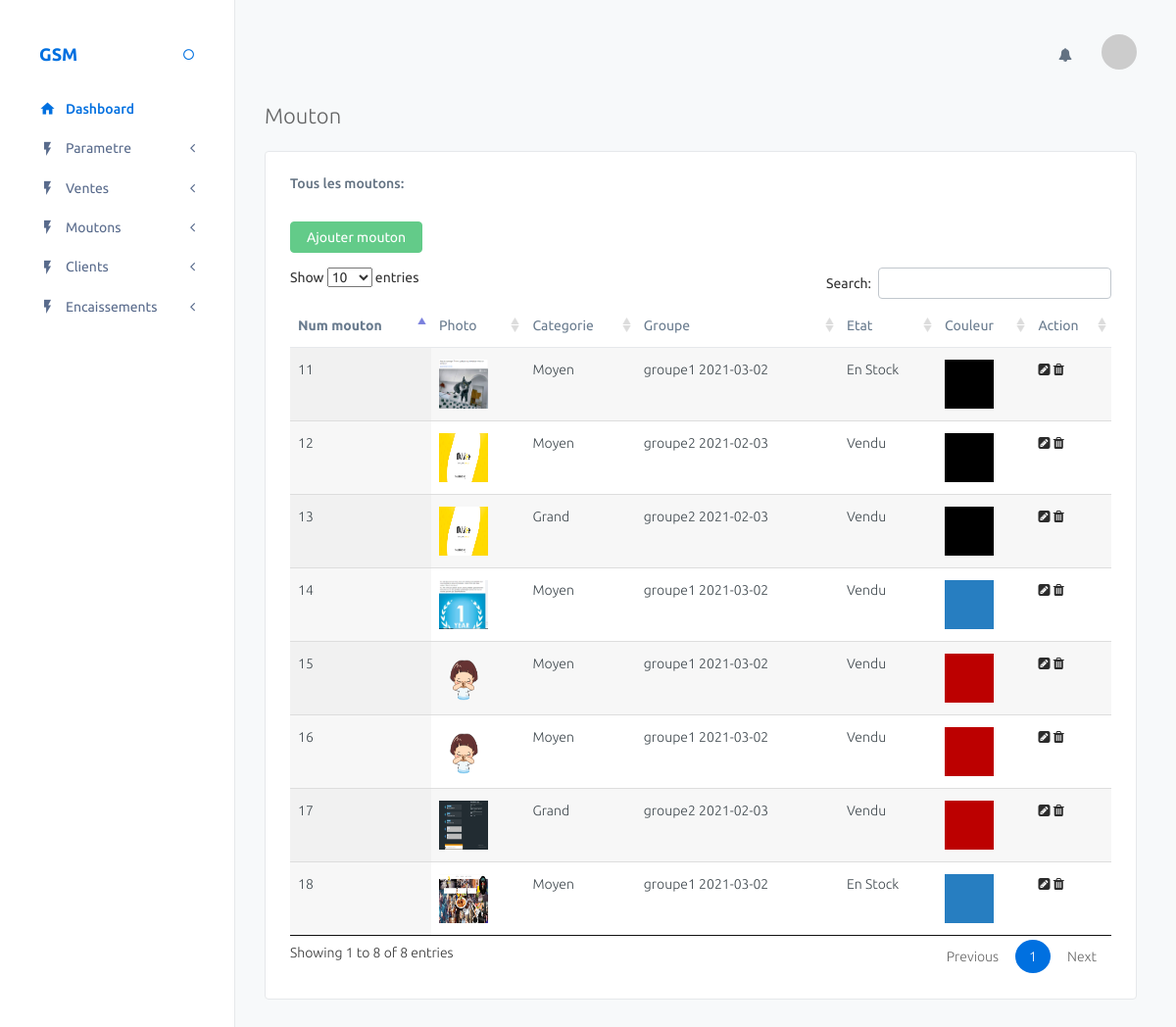
The page /mouton/ on the database its author committed.
### Achat/models.py (models this page shows, shortened)
class Mouton(models.Model):
	num = models.IntegerField(null=True,blank=True)
	categorie  = models.ForeignKey(Categorie , on_delete=models.SET_NULL,default= 1 , null = True, blank=True)
	groupe  = models.ForeignKey(Groupe , on_delete=models.SET_NULL,  null = True, blank=True)
	etat = models.CharField(default = 'En Stock',max_length=250, null=True,blank=True)
	couleur = models.CharField(max_length=250, null=True,blank=True)
	photo = models.ImageField(upload_to='photos/mouton' , blank=True )

class Categorie(models.Model):
	designation = models.CharField(max_length=250, null=True,blank=True)
	description = models.CharField(max_length=250, null=True,blank=True)
	def __str__(self):
		return self.designation

class Groupe(models.Model):
	designation = models.CharField(max_length=250, null=True,blank=True)
	nb_mouton_acheter = models.IntegerField(default = 0 ,null=True,blank=True )
	nb_mouton_vendu = models.IntegerField(default = 0 ,null=True,blank=True )
	prix_achat = models.IntegerField(default = 0 ,null=True,blank=True )
	date_achat =  models.DateField()
	lieux_achat =  models.CharField(max_length=250, null=True,blank=True)
	def __str__(self):
		return f'{self.designation} {self.date_achat}'

### Achat/views.py (the view)
# urls.py: path('mouton/', tous_moutons , name='tous_moutons'),
def tous_moutons(request):
	template_name = 'tous_moutons.html'
	moutons = Mouton.objects.all()
	args = {'moutons':moutons}
	return render(request , template_name , args)

### Achat/templates/tous_moutons.html (shortened to what this page needs)
{% extends "base/base.html" %}
{% load static %}
{% block link %}
        <link href="{% static 'assets/plugins/datatables/css/jquery.datatables.min.css' %}" rel="stylesheet" type="text/css"/>
        <link href="{% static 'assets/plugins/datatables/css/jquery.datatables_themeroller.css' %}" rel="stylesheet" type="text/css"/>
        <link rel="stylesheet" type="text/css" href="{% static 'assets/css/style.css'%}">
{% endblock link %}
{% block page_title %}Mouton{% endblock page_title %}
{% block body %}
                            <div class="panel panel-white">
                                <div class="panel-heading clearfix">
                                    <h4 class="panel-title">Tous les moutons:</h4>
                                </div>
                                <div class="panel-body">
                                    <a href="{% url 'ajouter_mouton' %}"  class="btn btn-success m-b-sm">Ajouter mouton</a>
                                   <div class="table-responsive">
                                    <table id="example" class="display table" style="width: 100%; cellspacing: 0;">
                                        <thead>
                                            <tr>
                                                <th>Num mouton</th>
                                                <th>Photo</th>
                                                <th>Categorie</th>
                                                <th>Groupe</th>
                                                <th>Etat</th>
                                                <th>Couleur</th>
                                                <th>Action</th>
                                            </tr>
                                        </thead>
                                        <tbody>
                                            {% for mouton in moutons %}
                                            <tr>
                                                <td>{{mouton.pk}}</td>
                                                <td><img src="{{mouton.photo.url}}" width="50" height="50"></td>
                                                <td>{{mouton.categorie}}</td>
                                                <td>{{mouton.groupe}}</td>
                                                <td>{{mouton.etat}}</td>
                                                <td><div style="background-color: {{mouton.couleur}}; width: 50px; height: 50px;"></div></td>
                                                <td>
                                                    <a href="{% url 'modifier_mouton' pk=mouton.pk %}"><i class="fa fa-pencil-square icon_edit"></i></a>
                                                    <a href="{% url 'supprimer_mouton' pk=mouton.pk %}" ><i class="fa fa-trash icon_delete"></i></a></td>
                                            </tr>
										    {% endfor %}
                                        </tbody>
                                       </table>
                                    </div>
                                </div>
                            </div>
{% endblock body %}

### rows shown on the page
Mouton: pk "11", photo (picture), categorie "Moyen", groupe "groupe1 2021-03-02", etat "En Stock"
Mouton: pk "12", photo (picture), categorie "Moyen", groupe "groupe2 2021-02-03", etat "Vendu"
Mouton: pk "13", photo (picture), categorie "Grand", groupe "groupe2 2021-02-03", etat "Vendu"
Mouton: pk "14", photo (picture), categorie "Moyen", groupe "groupe1 2021-03-02", etat "Vendu"
Mouton: pk "15", photo (picture), categorie "Moyen", groupe "groupe1 2021-03-02", etat "Vendu"
Mouton: pk "16", photo (picture), categorie "Moyen", groupe "groupe1 2021-03-02", etat "Vendu"
Mouton: pk "17", photo (picture), categorie "Grand", groupe "groupe2 2021-02-03", etat "Vendu"
Mouton: pk "18", photo (picture), categorie "Moyen", groupe "groupe1 2021-03-02", etat "En Stock"
